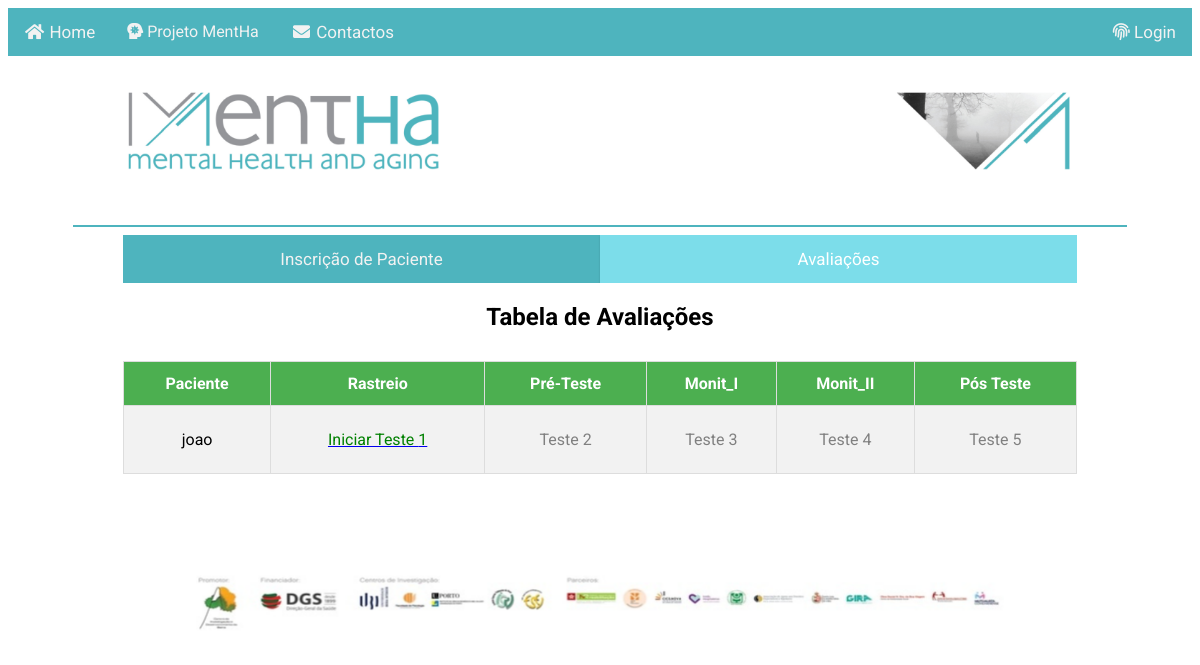
The app's page /patientoverview, older data.
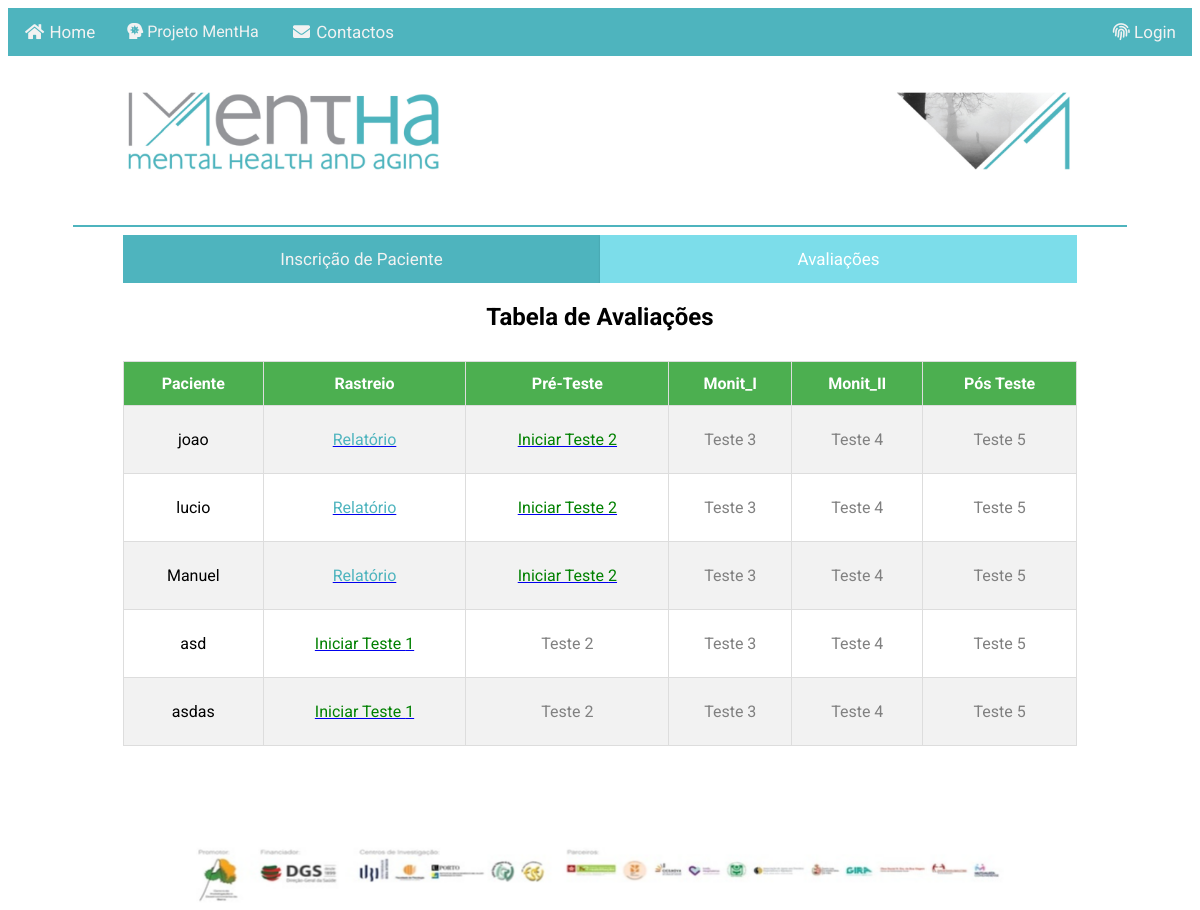
The same page, newer data.
### pMentHa/models.py (models this page shows, shortened)
class Patient(models.Model):
    name = models.CharField(max_length=64)
    email = models.CharField(max_length=64)
    gender = models.CharField(max_length=64)
    nacionality = models.CharField(max_length=64)
    date = models.DateField()
    disease = models.CharField(max_length=64)
    disease2 = models.TextField(max_length=258, blank=True)
    number = models.IntegerField()
    tests = models.ManyToManyField('Test', blank=True, related_name="tests")
    resolutions = models.ManyToManyField('Resolution', blank=True, related_name="resolutions")

### pMentHa/views.py (the view)
# urls.py: path("patientoverview", views.patientoverview, name="patientoverview"),
def patientoverview(request):
    return render(request, "pMentHa/patientoverview-novo.html", {
        "patients": Patient.objects.all(),
        "tests": Test.objects.all(),
        "reports": Report.objects.all(),
        "testes": criaTabelaTestes()
    })

### pMentHa/models.py (called while the page is built)
def criaTabelaTestes():
    testes = []
    for patient in Patient.objects.all():
        dicPatient = {}
        dicPatient["name"] = patient.name
        dicPatient["id"] = patient.id
        doneResolutions = []
        for test in patient.tests.all():
            doneResolutions.append(test.id)
        dicPatient["doneResolutions"] = doneResolutions
        if len(doneResolutions) < 5:
            dicPatient["nextTest"] = [len(doneResolutions) + 1]
        toDoTests = []
        if len(doneResolutions) < 5:
            for i in range(len(doneResolutions) + 2, 5 + 1):
                toDoTests.append(i)
        dicPatient["toDoTests"] = toDoTests
        testes.append(dicPatient)
    return testes

### pMentHa/templates/pMentHa/patientoverview-novo.html (shortened to what this page needs)
{% extends "pMentHa/layout.html" %}
{% load static %}
{% block body %}
    <header>
        <div class="topmenu">
            <a href="{% url 'index' %}"><i class="fa fa-fw fa-home"></i> Home</a>
            <div class="dropdown">
                <button class="dropbtn"><i class="fas fa-head-side-virus"></i> Projeto MentHa</button>
            </div>
            <a href=""><i class="fa fa-fw fa-envelope"></i> Contactos</a>
            <div class="top-right">
                {% if user.is_authenticated %}
                    <div class="dropdown">
                        <button class="dropbtn">Bem vindo {{ user.username }}!</button>
                        <div class="dropdown-content2">
                            <a href="{% url 'logout_' %}"><i class="fas fa-sign-out-alt"></i>Logout</a>
                        </div>
                    </div>
                {% else %}
                    <a href="{% url 'login_' %}"><i class="fas fa-fingerprint"></i> Login</a>
                {% endif %}
            </div>
        </div>
        <img class="img" src="{% static "pMentHa/images/mentha.png" %}" alt="velhotes"/>
    </header>
    <hr class="line">
    <main>
        <div class="mainmenu">
            <a class="unactive" href="{% url 'regPatient' %}">Inscrição de Paciente</a>
            <a class="active" href="{% url 'patientoverview' %}">Avaliações</a>
        </div>
        <h2 class="h2_po">Tabela de Avaliações</h2>
        <table>
            <tr>
                <th>Paciente</th>
                <th>Rastreio</th>
                <th>Pré-Teste</th>
                <th>Monit_I</th>
                <th>Monit_II</th>
                <th>Pós Teste</th>
            </tr>
            {% for patient in testes %}
                <tr>
                    <td>{{ patient.name }}</td>
                    {% for test in patient.doneResolutions %}
                        <td>
                            <a href="{% url 'report' test %}">
                                <p style="color: #4EB4BE">Relatório</p>
                            </a>
                        </td>
                    {% endfor %}
                    {% for test in patient.nextTest %}
                        <td>
                            <a href="{% url 'fazPrimeiraPergunta' test patient.id %}">
                                <p style="color: green"> Iniciar Teste {{ test }}</p>
                            </a>
                        </td>
                    {% endfor %}
                    {% for test in patient.toDoTests %}
                        <td>
                            <p style="color: grey">Teste {{ test }}</p>
                        </td>
                    {% endfor %}
                </tr>
            {% endfor %}
        </table>
        <br>
        <img class="promotores" src="{% static "pMentHa/images/promotores.png" %}"/>
    </main>
{% endblock %}

### pMentHa/templates/pMentHa/layout.html (shortened to what this page needs)
<!DOCTYPE html>
<html lang="en">
    <head>
        {% load static %}
        <link rel="stylesheet" type="text/css" href="{% static 'pMentHa/styles.css' %}">
        <link rel="stylesheet" type="text/css" href="{% static 'pMentHa/css/all.min.css' %}">
    </head>
{% block body %}
{% endblock %}
</html>

### pMentHa/static/pMentHa/styles.css (style rules this page uses)
* { box-sizing: border-box; font-family: 'Roboto', sans-serif; }
.topmenu { background-color: #4EB4BE; overflow: hidden; }
.topmenu a { float: left; color: #f2f2f2; text-align: center; padding: 14px 16px; text-decoration: none; font-size: 17px; font-family: 'Roboto', sans-serif; }
.top-right { float: right; }
.dropdown { float: left; overflow: hidden; }
.dropdown .dropbtn { font-size: 16px; border: none; outline: none; color: #f2f2f2; padding: 14px 16px; background-color: inherit; font-family: inherit; margin: 0; }
.h2_po { font-family: 'Roboto', sans-serif; text-align: center; font-size: x-large; font-weight: bolder; }
.img { display: block; width: 80%; padding-top: 30px; margin: auto; }
.line { display: block; margin-top: 50px; height: 1.5px; border-width: 0; color: #4EB4BE; background-color: #4EB4BE; width: 89%; }
.promotores { display: flex; width: 808px; height: 65px; margin: 80px auto auto; }
main { float: left; width: 100%; padding: 0 115px; text-align: justify; font-family: 'Roboto', sans-serif; }
.mainmenu { background-color: #4EB4BE; overflow: hidden; transition: box-shadow .3s; }
.mainmenu a { float: left; color: #f2f2f2; text-align: center; padding: 14px 16px; text-decoration: none; font-size: 17px; font-family: 'Roboto', sans-serif; box-shadow: 0 1px 2px rgba(0, 0, 0, 0.15); transition: box-shadow 0.3s ease-in-out; }
.mainmenu a.active { background-color: #7CDDEA; color: white; text-align: center; width: 50%; }
.mainmenu a.unactive { display: block; text-align: center; width: 50%; }
table { border-collapse: collapse; width: 100%; margin-top: 30px; }
td, th { border: 1px solid #ddd; padding: 8px; text-align: center; }
tr:nth-child(even) { background-color: #f2f2f2; }
th { padding-top: 12px; padding-bottom: 12px; background-color: #4CAF50; color: white; }

Row changes from the older to the newer data that the page shows:
added Patient: name "lucio"
added Patient: name "Manuel"
added Patient: name "asd"
added Patient: name "asdas"
Text that changed along with them:
list line gone: "Iniciar Teste 1 Teste 2"
new list line: "Relatório Iniciar Teste 2"
new list line: "Relatório Iniciar Teste 2 Teste 3 Teste 4 Teste 5"
new list line: "Iniciar Teste 1 Teste 2 Teste 3 Teste 4 Teste 5"
